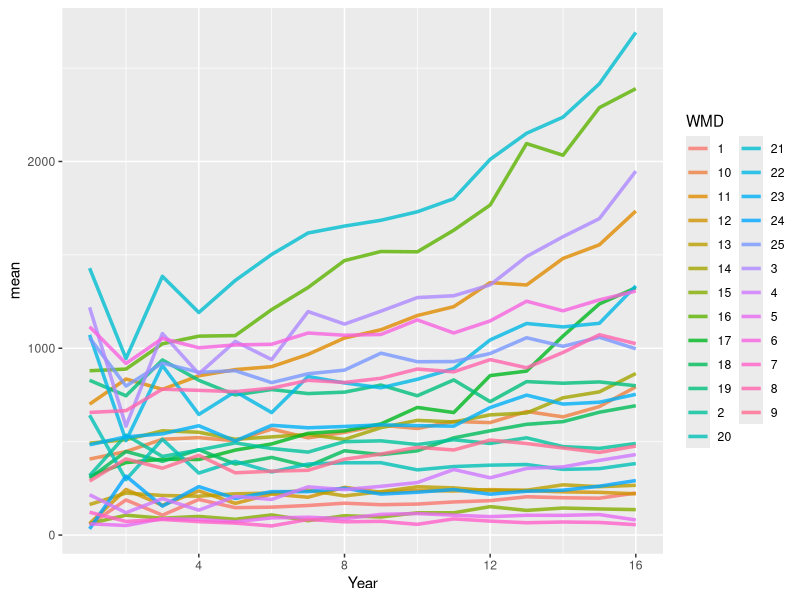
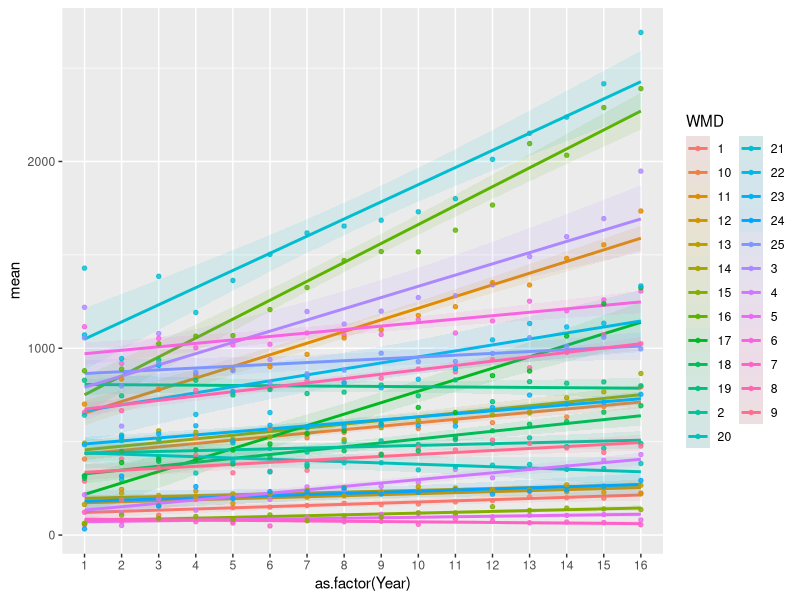
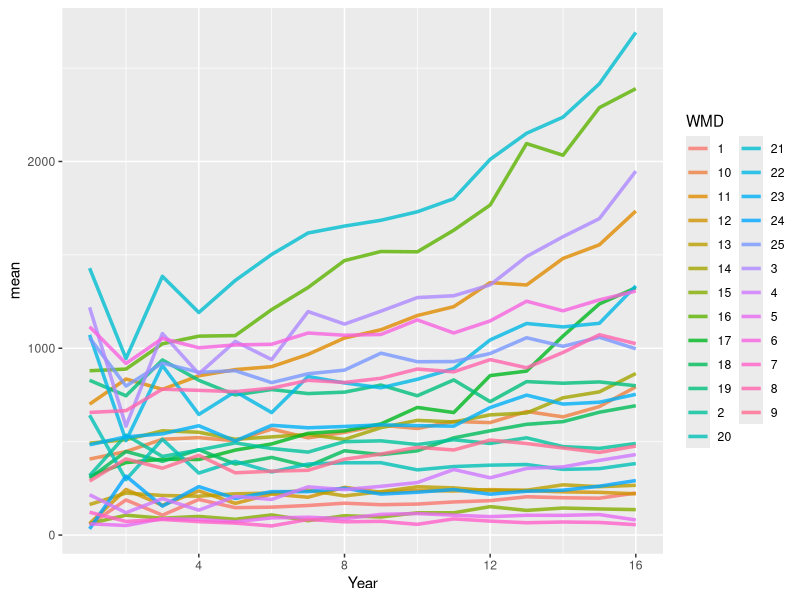
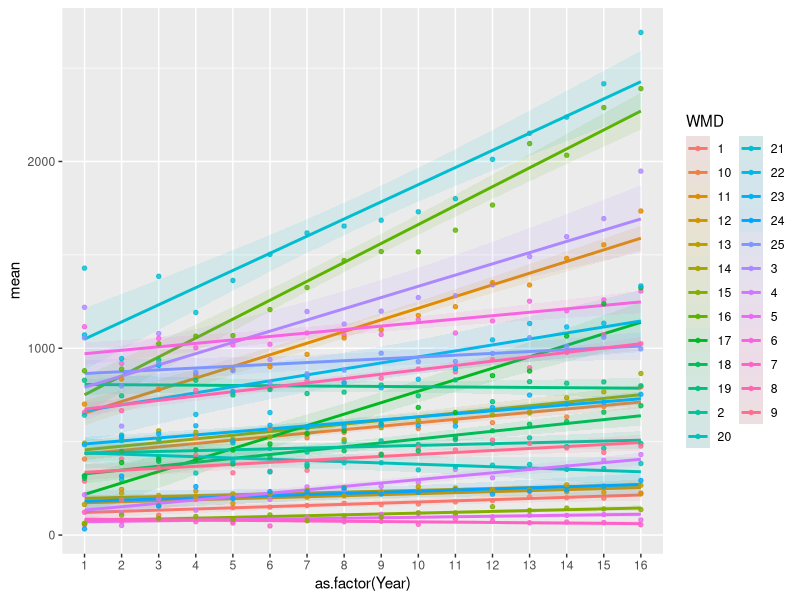

Source code (R) for these figures, in order: (Note: this script raises an error after producing the figures.)
#Examine Model Outputs more easily
# outputs <- as.data.frame(BR_w_SPP_output$BUGSoutput$summary)
# outputs$X <- rownames(outputs)
outputs <- read.csv("3J_output.csv")
require(dplyr)
require(stringr)
require(tidyr)
require(miscTools)
require(ggplot2)

#######################
### Estimate Values ###
#######################
### WMD and Time Specific Abundance
# Adult
N.A.long <- outputs %>% 
  filter(substr(X,1,3) == "N.A") %>%
  mutate(WMD = str_extract(X, "[:digit:]+")) %>%
  mutate(Year = as.numeric(substr(str_extract(X, "[,^][:digit:]+"), 2,4))) %>%
  dplyr::select(Year, mean, WMD)
N.A.est <- N.A.long %>%
  pivot_wider(names_from = c(Year), values_from = mean)
N.A.total <- data.frame(mean = colSums(N.A.est[2:ncol(N.A.est)]),
                        Year = min(N.A.long$Year):max(N.A.long$Year),
                        WMD = "Total")

ggplot(data = N.A.long, aes(y = mean, x = Year, group = WMD)) +
  geom_line(aes(color = WMD), alpha = .8, size = 1.2)
ggsave("N_A_WMDestimates.jpeg", width = 12, height = 8, units = "in")

ggplot(data = N.A.long, aes(y = mean, x = as.factor(Year), group = WMD)) +
  stat_smooth(method = lm, aes(color = WMD, fill = WMD), alpha = .1)+
  geom_point(aes(color = WMD), alpha = .8, size = 1.2)
ggsave("N_A_WMDtrends.jpeg", width = 12, height = 8, units = "in")

write.csv(N.A.est, "N_A_WMDestimates.csv", row.names = F)


#Juvenile
N.J.long <- outputs %>% 
  filter(substr(X,1,3) == "N.J") %>%
  mutate(WMD = str_extract(X, "[:digit:]+")) %>%
  mutate(Year = 2013 + as.numeric(substr(str_extract(X, "[,^][:digit:]+"), 2,4))) %>%
  dplyr::select(Year, mean, WMD)
N.J.est <- N.J.long %>%
  pivot_wider(names_from = c(Year), values_from = mean)
N.J.total <- data.frame(mean = colSums(N.J.est[2:ncol(N.J.est)]),
                        Year = min(N.A.long$Year):max(N.J.long$Year),
                        WMD = "Total")

ggplot(data = N.J.long, aes(y = mean, x = as.factor(Year), group = WMD)) +
  geom_line(aes(color = WMD), alpha = .8, size = 1.2)
ggsave("N_J_WMDestimates.jpeg", width = 12, height = 8, units = "in")

ggplot(data = N.J.long, aes(y = mean, x = as.factor(Year), group = WMD)) +
  stat_smooth(method = lm, aes(color = WMD, fill = WMD), alpha = .1)+
  geom_point(aes(color = WMD), alpha = .8, size = 1.2)
ggsave("N_J_WMDtrends.jpeg", width = 12, height = 8, units = "in")

write.csv(N.J.est, "N_J_WMDestimates.csv", row.names = F)


### Recruitment
R.long <- outputs %>% 
  filter(substr(X,1,2) == "R[") %>%
  mutate(WMD = str_extract(X, "[:digit:]+")) %>%
  mutate(Year = 2013 + as.numeric(substr(str_extract(X, "[,^][:digit:]+"), 2,4))) %>%
  dplyr::select(Year, mean, WMD)
R.est <- R.long %>%
  pivot_wider(names_from = c(Year), values_from = mean)
ggplot(data = R.long, aes(y = mean, x = as.factor(Year), group = WMD)) +
  geom_line(aes(color = WMD), alpha = .8, size = 1.2)
ggsave("R_WMDestimates.jpeg", width = 12, height = 8, units = "in")
write.csv(R.est, "R_WMDestimates.csv", row.names = F)


### WMD and Time Specific Harvest Rate Estimates
#Adult
HR.A.long <- outputs %>% 
  filter(substr(X,1,8) == "WMD.HR.A") %>%
  mutate(WMD = str_extract(X, "[:digit:]+")) %>%
  mutate(Year = as.numeric(substr(str_extract(X, "[,^][:digit:]+"), 2,4))) %>%
  dplyr::select(Year, mean, WMD)
HR.A.est <- HR.A.long %>%
  pivot_wider(names_from = c(Year), values_from = mean)
ggplot(data = HR.A.long, aes(y = mean, x = as.factor(Year), group = WMD)) +
  geom_line(aes(color = WMD), alpha = .8, size = 1.2)
ggsave("HR_A_WMDestimates.jpeg", width = 12, height = 8, units = "in")
write.csv(HR.A.est, "HR_A_WMDestimates.csv", row.names = F)


#Juvenile
HR.J.long <- outputs %>% 
  filter(substr(X,1,8) == "WMD.HR.J") %>%
  mutate(WMD = str_extract(X, "[:digit:]+")) %>%
  mutate(Year = 2013 + as.numeric(substr(str_extract(X, "[,^][:digit:]+"), 2,4))) %>%
  dplyr::select(Year, mean, WMD)
HR.J.est <- HR.J.long %>%
  pivot_wider(names_from = c(Year), values_from = mean)
ggplot(data = HR.J.long, aes(y = mean, x = as.factor(Year), group = WMD)) +
  geom_line(aes(color = WMD), alpha = .8, size = 1.2)
ggsave("HR_J_WMDestimates.jpeg", width = 12, height = 8, units = "in")
write.csv(HR.J.est, "HR_J_WMDestimates.csv", row.names = F)


### WMD and Time Specific Non Harvest Survival Estimates
# Adult
S.A.long <- outputs %>% 
  filter(substr(X,1,8) == "totalS.A") %>%
  mutate(WMD = str_extract(X, "[:digit:]+")) %>%
  mutate(Year = 2013 + as.numeric(substr(str_extract(X, "[,^][:digit:]+"), 2,4))) %>%
  dplyr::select(Year, mean, WMD)
S.A.est <- S.A.long %>%
  pivot_wider(names_from = c(Year), values_from = mean)
ggplot(data = S.A.long, aes(y = mean, x = as.factor(Year), group = WMD)) +
  geom_line(aes(color = WMD), alpha = .8, size = 1.2)
ggsave("S_A_WMDestimates.jpeg", width = 12, height = 8, units = "in")
write.csv(S.A.est, "S_A_WMDestimates.csv", row.names = F)


#Juvenile
S.J.long <- outputs %>% 
  filter(substr(X,1,8) == "totalS.J") %>%
  mutate(WMD = str_extract(X, "[:digit:]+")) %>%
  mutate(Year = 2013 + as.numeric(substr(str_extract(X, "[,^][:digit:]+"), 2,4))) %>%
  dplyr::select(Year, mean, WMD)
S.J.est <- S.J.long %>%
  pivot_wider(names_from = c(Year), values_from = mean)
ggplot(data = S.J.long, aes(y = mean, x = as.factor(Year), group = WMD)) +
  geom_line(aes(color = WMD), alpha = .8, size = 1.2)
ggsave("S_J_WMDestimates.jpeg", width = 12, height = 8, units = "in")
write.csv(S.J.est, "S_J_WMDestimates.csv", row.names = F)




###############################################################################
###############################################################################
#######################
### RHat Values ###
#######################
### Total Model Rhat
ggplot(data = outputs, aes(x = Rhat)) +
  geom_histogram() +
  xlim(min(outputs$Rhat) - .1, ifelse(max(outputs$Rhat) > 2, max(outputs$Rhat) + .3, 2)) +
  labs(title = "Total Tracked Parameters Convergence")
ggsave("FullTracked_RHat.jpeg", width = 8, height = 8, units = "in")


### WMD and Time Specific Abundance Rhat
# Adult
N.A.rhat <- outputs %>% 
  filter(substr(X,1,3) == "N.A") %>%
  mutate(WMD = str_extract(X, "[:digit:]+")) %>%
  mutate(Year = 2013 + as.numeric(substr(str_extract(X, "[,^][:digit:]+"), 2,4))) %>%
  dplyr::select(Year, Rhat, WMD)
ggplot(data = N.A.rhat, aes(x = Rhat)) +
  geom_histogram() +
  xlim(min(outputs$Rhat) - .1, ifelse(max(outputs$Rhat) > 2, max(outputs$Rhat) + .3, 2)) +
  labs(title = "WMD and Time Specific N.A Convergence")
ggsave("N_A_RHat.jpeg", width = 8, height = 8, units = "in")


#Juvenile
N.J.rhat <- outputs %>% 
  filter(substr(X,1,3) == "N.J") %>%
  mutate(WMD = str_extract(X, "[:digit:]+")) %>%
  mutate(Year = 2013 + as.numeric(substr(str_extract(X, "[,^][:digit:]+"), 2,4))) %>%
  dplyr::select(Year, Rhat, WMD)
ggplot(data = N.J.rhat, aes(x = Rhat)) +
  geom_histogram() +
  xlim(min(outputs$Rhat) - .1, ifelse(max(outputs$Rhat) > 2, max(outputs$Rhat) + .3, 2)) +
  labs(title = "WMD and Time Specific N.J Convergence")
ggsave("N_J_RHat.jpeg", width = 8, height = 8, units = "in")


### Recruitment
R.rhat <- outputs %>% 
  filter(substr(X,1,2) == "R[") %>%
  mutate(WMD = str_extract(X, "[:digit:]+")) %>%
  mutate(Year = 2013 + as.numeric(substr(str_extract(X, "[,^][:digit:]+"), 2,4))) %>%
  dplyr::select(Year, Rhat, WMD)
ggplot(data = R.rhat, aes(x = Rhat)) +
  geom_histogram() +
  xlim(min(outputs$Rhat) - .1, ifelse(max(outputs$Rhat) > 2, max(outputs$Rhat) + .3, 2)) +
  labs(title = "WMD and Time Specific R Convergence")
ggsave("R_RHat.jpeg", width = 8, height = 8, units = "in")


### WMD and Time Specific Harvest Rate Estimates
#Adult
HR.A.rhat <- outputs %>% 
  filter(substr(X,1,8) == "WMD.HR.A") %>%
  mutate(WMD = str_extract(X, "[:digit:]+")) %>%
  mutate(Year = 2013 + as.numeric(substr(str_extract(X, "[,^][:digit:]+"), 2,4))) %>%
  dplyr::select(Year, Rhat, WMD)
ggplot(data = HR.A.rhat, aes(x = Rhat)) +
  geom_histogram() +
  xlim(min(outputs$Rhat) - .1, ifelse(max(outputs$Rhat) > 2, max(outputs$Rhat) + .3, 2)) +
  labs(title = "WMD and Time Specific HR.A Convergence")
ggsave("HR_A_RHat.jpeg", width = 8, height = 8, units = "in")


#Juvenile
HR.J.rhat <- outputs %>% 
  filter(substr(X,1,8) == "WMD.HR.J") %>%
  mutate(WMD = str_extract(X, "[:digit:]+")) %>%
  mutate(Year = 2013 + as.numeric(substr(str_extract(X, "[,^][:digit:]+"), 2,4))) %>%
  dplyr::select(Year, Rhat, WMD)
ggplot(data = HR.J.rhat, aes(x = Rhat)) +
  geom_histogram() +
  xlim(min(outputs$Rhat) - .1, ifelse(max(outputs$Rhat) > 2, max(outputs$Rhat) + .3, 2)) +
  labs(title = "WMD and Time Specific HR.J Convergence")
ggsave("HR_J_RHat.jpeg", width = 8, height = 8, units = "in")


### WMD and Time Specific Non Harvest Survival Estimates
# Adult
S.A.rhat <- outputs %>% 
  filter(substr(X,1,8) == "totalS.A") %>%
  mutate(WMD = str_extract(X, "[:digit:]+")) %>%
  mutate(Year = 2013 + as.numeric(substr(str_extract(X, "[,^][:digit:]+"), 2,4))) %>%
  dplyr::select(Year, Rhat, WMD)
ggplot(data = S.A.rhat, aes(x = Rhat)) +
  geom_histogram() +
  xlim(min(outputs$Rhat) - .1, ifelse(max(outputs$Rhat) > 2, max(outputs$Rhat) + .3, 2)) +
  labs(title = "WMD and Time Specific S.A Convergence")
ggsave("S_A_RHat.jpeg", width = 8, height = 8, units = "in")


#Juvenile
S.J.rhat <- outputs %>% 
  filter(substr(X,1,8) == "totalS.J") %>%
  mutate(WMD = str_extract(X, "[:digit:]+")) %>%
  mutate(Year = 2013 + as.numeric(substr(str_extract(X, "[,^][:digit:]+"), 2,4))) %>%
  dplyr::select(Year, Rhat, WMD)
ggplot(data = S.J.rhat, aes(x = Rhat)) +
  geom_histogram() +
  xlim(min(outputs$Rhat) - .1, ifelse(max(outputs$Rhat) > 2, max(outputs$Rhat) + .3, 2)) +
  labs(title = "WMD and Time Specific S.J Convergence")
ggsave("S_J_RHat.jpeg", width = 8, height = 8, units = "in")


###############################################################################
###############################################################################
#########################################
### Compare Estimated and Real Values ###
#########################################
# Calculate Realized Harvest Rates from simulated data
EH.check <- EH_list_br[[1]][,seq(2,(n.band.years*2),2)] #EH for BR, only harvest occasions
true.S.check <- EH_list_br[[2]][,seq(2,(n.band.years*2),2)] #Actual survival of BR
Age.check <- br_adult_hr[,seq(2,(n.band.years*2),2)] #track age through time
EH.check.adult <- matrix(NA, nrow = nbandind, ncol = n.band.years)
EH.check.juv <- matrix(NA, nrow = nbandind, ncol = n.band.years)
S.check.adult <- matrix(NA, nrow = nbandind, ncol = n.band.years)
S.check.juv <- matrix(NA, nrow = nbandind, ncol = n.band.years)
for(checki in 1:nbandind){
  for(checkj in 1:n.band.years){
    if(Age.check[checki, checkj] == 1){EH.check.adult[checki, checkj] <- EH.check[checki, checkj]}
    if(Age.check[checki, checkj] == 0){EH.check.juv[checki, checkj] <- EH.check[checki, checkj]}
    if(Age.check[checki, checkj] == 1){S.check.adult[checki, checkj] <- true.S.check[checki, checkj]}
    if(Age.check[checki, checkj] == 0){S.check.juv[checki, checkj] <- true.S.check[checki, checkj]}
  }
}

# Available = Survived from capture to start of hunting season
totalavail.Adult <- colSums(S.check.adult, na.rm = T) + colSums(EH.check.adult, na.rm = T)
totalavail.Juv <- colSums(S.check.juv, na.rm = T) + colSums(EH.check.juv, na.rm = T)
true.hr.adult <- colSums(EH.check.adult, na.rm = T)/totalavail.Adult
true.hr.juv <- colSums(EH.check.juv, na.rm = T)/totalavail.Juv


#Realized WSR from BR Data
true.S.br.check <- EH_list_br[[2]] #Actual survival from BR
EH.br.check <- EH_list_br[[1]] #EH from BR
EH.br.check.adult <- matrix(NA, nrow = nbandind, ncol = n.band.years*2)
EH.br.check.juv <- matrix(NA, nrow = nbandind, ncol = n.band.years*2)
S.br.check.adult <- matrix(NA, nrow = nbandind, ncol = n.band.years*2)
S.br.check.juv <- matrix(NA, nrow = nbandind, ncol = n.band.years*2)
for(checki in 1:nbandind){
  for(checkj in 1:(n.band.years*2)){
    if(br_adult_hr[checki, checkj] == 1){EH.br.check.adult[checki, checkj] <- EH.br.check[checki, checkj]}
    if(br_adult_hr[checki, checkj] == 0){EH.br.check.juv[checki, checkj] <- EH.br.check[checki, checkj]}
    if(br_adult_hr[checki, checkj] == 1){S.br.check.adult[checki, checkj] <- true.S.br.check[checki, checkj]}
    if(br_adult_hr[checki, checkj] == 0){S.br.check.juv[checki, checkj] <- true.S.br.check[checki, checkj]}
  }
}
EH.br.W2S.check.adult <- EH.br.check.adult
EH.br.W2S.check.adult[,seq(1,(n.band.years*2),2)] <- 0
W2S.br.A.totals <- colSums(S.br.check.adult + EH.br.W2S.check.adult, na.rm = T)
realized.WSR.br.A.W2S <- (W2S.br.A.totals[seq(2,(n.band.years*2),2)]/W2S.br.A.totals[seq(1,(n.band.years*2),2)])^(1/11)

EH.br.W2S.check.juv <- EH.br.check.juv
EH.br.W2S.check.juv[,seq(1,(n.band.years*2),2)] <- 0
W2S.br.J.totals <- colSums(S.br.check.juv + EH.br.W2S.check.juv, na.rm = T)
realized.WSR.br.J.W2S <- (W2S.br.J.totals[seq(2,(n.band.years*2),2)]/W2S.br.J.totals[seq(1,(n.band.years*2),2)])^(1/11)
realized.WSR.br.J <- mean(realized.WSR.br.J.W2S)

EH.br.S2W.check.adult <- EH.br.check.adult
EH.br.S2W.check.adult[,seq(4,(n.band.years*2),2)] <- 0
W2S.br.Aalive <- colSums(S.br.check.adult, na.rm = T)[seq(2,(n.band.years*2),2)]
W2S.br.Jalive <- colSums(S.br.check.juv, na.rm = T)[seq(2,(n.band.years*2),2)]
W2S.br.AendH <- W2S.br.Aalive + W2S.br.Aalive
W2S.br.AaliveC <- colSums(S.br.check.adult, na.rm = T)[seq(1,(n.band.years*2),2)]
W2S.br.Acap <- colSums(EH.br.check.adult, na.rm = T)[seq(1,(n.band.years*2),2)]
W2S.br.AstartC <- W2S.br.AaliveC - W2S.br.Acap
realized.WSR.br.A.S2W <- (W2S.br.AstartC[2:n.band.years]/W2S.br.AaliveC[1:(n.band.years-1)])^(1/36)
realized.WSR.br.A <- mean(c(realized.WSR.br.A.S2W,realized.WSR.br.A.W2S))


#Realized WSR from WSR Data
true.WSR.check <- EH.wsr.list[[2]]
true.WSR.A.check <- matrix(NA, nrow = nbandind, ncol = n.occasions.wsr)
true.WSR.J.check <- matrix(NA, nrow = nbandind, ncol = n.occasions.wsr)
for(checki in 1:nrow(WSR.adult)){
  for(checkj in 1:ncol(WSR.adult)){
    if(WSR.adult1[checki, checkj] == 1){true.WSR.A.check[checki, checkj] <- true.WSR.check[checki, checkj]}
    if(WSR.adult1[checki, checkj] == 0){true.WSR.J.check[checki, checkj] <- true.WSR.check[checki, checkj]}
    if(WSR.sex1[checki, checkj] == 1){true.WSR.A.check[checki, checkj] <- NA}
    if(WSR.sex1[checki, checkj] == 1){true.WSR.J.check[checki, checkj] <- NA}
  }
}

true.wsr.A.1 <- colSums(true.WSR.A.check[,1:(ncol(true.WSR.A.check)-1)], na.rm = T)
true.wsr.A.2 <- colSums(true.WSR.A.check[,2:(ncol(true.WSR.A.check))], na.rm = T)
mean.real.WSR.wsr.A <- sum((true.wsr.A.2/true.wsr.A.1)*(true.wsr.A.1/sum(true.wsr.A.1)), na.rm = T)
true.wsr.J.1 <- colSums(true.WSR.J.check[,1:(ncol(true.WSR.J.check)-1)], na.rm = T)[1:11]
true.wsr.J.2 <- colSums(true.WSR.J.check[,2:(ncol(true.WSR.J.check))], na.rm = T)[1:11]
mean.real.WSR.wsr.J <- sum((true.wsr.J.2/true.wsr.J.1)*(true.wsr.J.1/sum(true.wsr.J.1)), na.rm = T)
mean.real.WSR <- mean(c(mean.real.WSR.wsr[looprun,1], mean.real.WSR.br[looprun,1]))
mean.real.WSR <- mean(c(mean.real.WSR.wsr[looprun,2], mean.real.WSR.br[looprun,2]))

#Save HR estimates
estvalues.HR <- as.data.frame(BR_w_SPP_output$BUGSoutput$summary) %>%
  mutate(ID = rownames(BR_w_SPP_output$BUGSoutput$summary)) %>%
  filter(grepl("WMD.HR.", ID)) %>%
  mutate(WMD = str_extract(ID, "(?<=\\[).*?(?=\\,)")) %>%
  mutate(Year = as.numeric(str_extract(ID, "(?<=\\,).*?(?=\\])"))) %>%
  mutate(Age = substr(ID,8,8)) %>%
  dplyr::select(mean, Year, WMD, Age) %>%
  pivot_wider(names_from = c(Age, Year), values_from = c(mean), names_sort = T)
mean.est.values.HR <- colMeans(estvalues.HR[,2:((n.band.years*2)+1)])

#Save WSR estimates
est.WSR <- as.data.frame(BR_w_SPP_output$BUGSoutput$summary) %>%
  mutate(ID = rownames(BR_w_SPP_output$BUGSoutput$summary)) %>%
  filter(grepl("WSR_M_", ID)) %>%
  mutate(WMD = str_extract(ID, "(?<=\\[).*?(?=\\])")) %>%
  mutate(Age = substr(ID,7,7)) %>%
  dplyr::select(mean, WMD, Age) %>%
  group_by(Age) %>%
  summarize(Mean.WSR = mean(mean)) %>%
  mutate(SimID = looprun)
mean.est.WSR[looprun,] <- est.WSR$Mean.WSR


#Realized N from Total Harvest Data
real.N.A <- N.A
real.N.J <- N.J


#Estimate Bias between realized and estimated HR
bias.hr <- realized.hr[1:(looprun),]-mean.est.values[1:(looprun),]
meanbias.hr <- data.frame(Age = rep(c("A", "J"), each = n.years.br),
                          Year = rep(1:n.years.br,2),
                          HRMeanBias = colMeans(realized.hr-mean.est.values, na.rm = T),
                          HRSDBias = apply(realized.hr-mean.est.values, 2, sd, na.rm = T))

#Estimate Bias between realized and estimated WSR
bias.wsr <- mean.real.WSR - mean.est.WSR
meanbias.wsr <- data.frame(Age = rep(c("A", "J")),
                           WSRMeanBias = colMeans(bias.wsr, na.rm = T),
                           WSRSDBias = apply(mean.real.WSR - mean.est.WSR, 2, sd, na.rm = T))

#Estimate Bias between realized and estimated N
(as.data.frame(real.N.A) - as.data.frame(N.A.est)[,-1])/as.data.frame(real.N.A)
